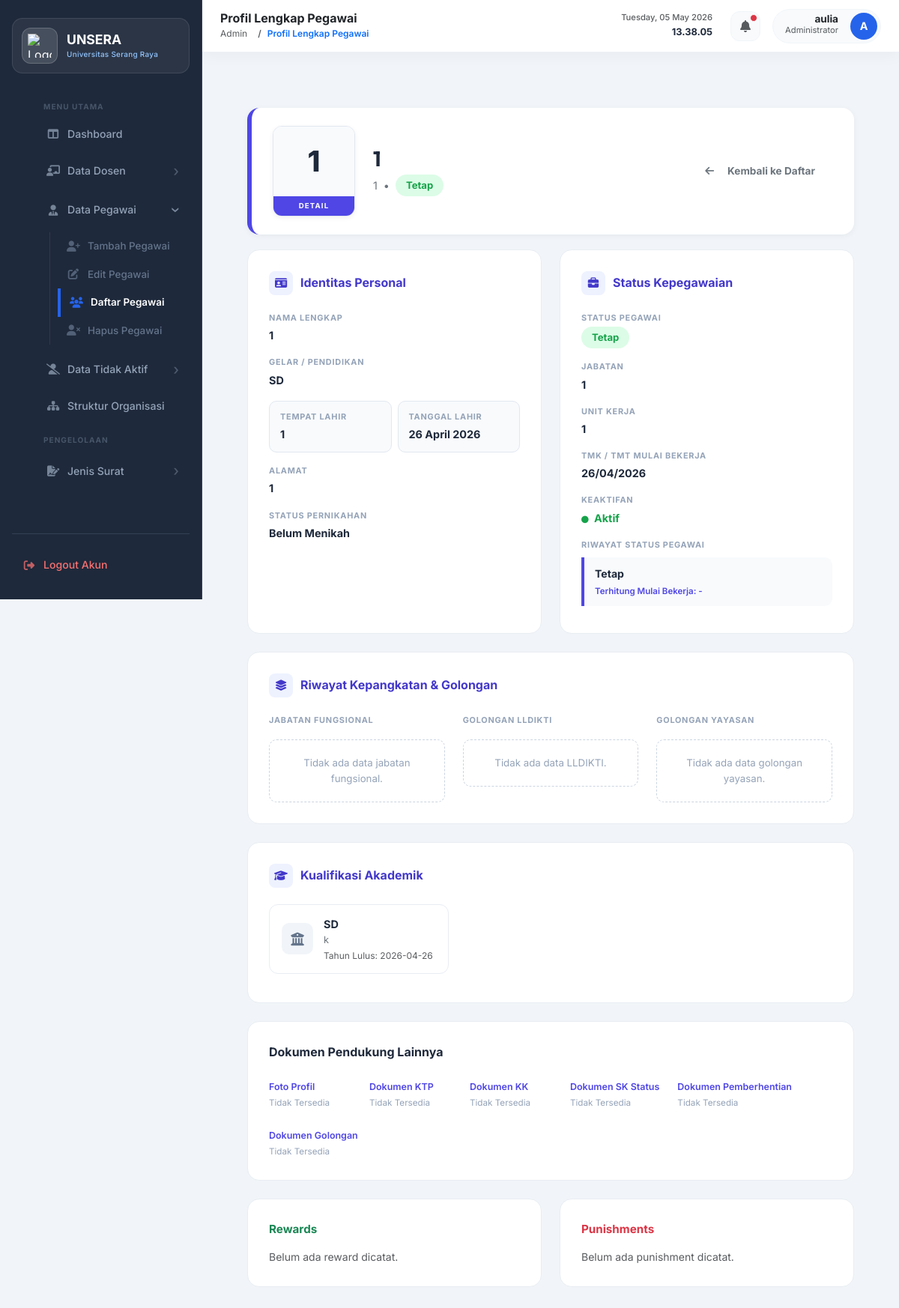
/detail_pegawai.php?id=4 (signed in), run on the app's committed database.
### tables this page shows
CREATE TABLE `pegawai` (
  `id` int NOT NULL AUTO_INCREMENT,
  `nama_lengkap` varchar(100) DEFAULT NULL,
  `alamat` text,
  `ttl` varchar(100) DEFAULT NULL,
  `jenis_pegawai` varchar(50) DEFAULT NULL,
  `posisi_jabatan` varchar(100) DEFAULT NULL,
  `tmt_mulai_kerja` date DEFAULT NULL,
  `tmt_tidak_kerja` date DEFAULT NULL,
  `unit_kerja` varchar(100) DEFAULT NULL,
  `pendidikan_terakhir` varchar(10) DEFAULT NULL,
  `status_pribadi` varchar(50) DEFAULT NULL,
  `riwayat_pendidikan` varchar(50) DEFAULT NULL,
  `ket_tidak_kerja` text,
  `dok_tmtk` longblob,
  `dok_tmtk_name` varchar(255) DEFAULT NULL,
  `dok_tmtk_type` varchar(100) DEFAULT NULL,
  `foto_profil` varchar(255) DEFAULT NULL,
  `status_keaktifan` varchar(32) DEFAULT 'Aktif',
  `keterangan_keaktifan` text,
  `tgl_mulai_tidak_bekerja` date DEFAULT NULL,
  `ttl_tempat` varchar(100) DEFAULT NULL,
  `ttl_tanggal` date DEFAULT NULL,
  `status_pegawai` varchar(100) DEFAULT NULL,
  `dok_ktp` varchar(255) DEFAULT NULL,
  `dok_kk` varchar(255) DEFAULT NULL,
  `dok_status_pegawai` varchar(255) DEFAULT NULL,
  `created_at` timestamp NULL DEFAULT CURRENT_TIMESTAMP,
  PRIMARY KEY (`id`)
);

CREATE TABLE `status_pegawai_riwayat` (
  `id` int NOT NULL AUTO_INCREMENT,
  `pegawai_id` int NOT NULL,
  `status_pegawai` varchar(64) DEFAULT NULL,
  `tmt` date DEFAULT NULL,
  `dokumen` varchar(255) DEFAULT NULL,
  `tgl_berhenti` date DEFAULT NULL,
  `posisi_jabatan` varchar(150) DEFAULT NULL,
  `unit_kerja` varchar(150) DEFAULT NULL,
  `tmt_mulai_kerja` date DEFAULT NULL,
  `tmt_tidak_kerja` date DEFAULT NULL,
  `alasan` varchar(100) DEFAULT NULL,
  `alasan_lainnya` varchar(255) DEFAULT NULL,
  PRIMARY KEY (`id`),
  KEY `pegawai_id` (`pegawai_id`)
);

CREATE TABLE `pendidikan_pegawai` (
  `id` int NOT NULL AUTO_INCREMENT,
  `pegawai_id` int NOT NULL,
  `jenjang` varchar(20) DEFAULT NULL,
  `institusi` varchar(255) DEFAULT NULL,
  `tahun_lulus` varchar(10) DEFAULT NULL,
  `dokumen` varchar(255) DEFAULT NULL,
  PRIMARY KEY (`id`)
);

### htdocs/detail_pegawai.php (the view, shortened to what the rows shown need)
<?php
require 'db.php';
$id = $_GET['id'] ?? 0;
$stmt = $conn->prepare("SELECT * FROM pegawai WHERE id = ?");
$stmt->bind_param("i", $id);
$stmt->execute();
$p = $stmt->get_result()->fetch_assoc();
$rewards      = ($res = $conn->query("SELECT * FROM reward_pegawai WHERE pegawai_id = $id ORDER BY tanggal DESC")) ? $res : null;
$punishments  = ($res = $conn->query("SELECT * FROM punishment_pegawai WHERE pegawai_id = $id ORDER BY tanggal DESC")) ? $res : null;
$pendidikans  = ($res = $conn->query("SELECT * FROM pendidikan_pegawai WHERE pegawai_id = $id ORDER BY tahun_lulus DESC")) ? $res->fetch_all(MYSQLI_ASSOC) : [];
$jabfungs     = ($res = $conn->query("SELECT * FROM jabfung_pegawai WHERE pegawai_id = $id ORDER BY tmt DESC")) ? $res->fetch_all(MYSQLI_ASSOC) : [];
$lldiktis     = ($res = $conn->query("SELECT * FROM lldikti_pegawai WHERE pegawai_id = $id ORDER BY tmt DESC")) ? $res->fetch_all(MYSQLI_ASSOC) : [];
$yayasans     = ($res = $conn->query("SELECT * FROM yayasan_pegawai WHERE pegawai_id = $id ORDER BY tmt DESC")) ? $res->fetch_all(MYSQLI_ASSOC) : [];
$status_riw   = ($res = $conn->query("SELECT * FROM status_pegawai_riwayat WHERE pegawai_id = $id ORDER BY tmt DESC, id DESC")) ? $res->fetch_all(MYSQLI_ASSOC) : [];
?>
<!DOCTYPE html>
<html lang="id">
<head>
    <link href="https://cdn.jsdelivr.net/npm/bootstrap@5.3.0/dist/css/bootstrap.min.css" rel="stylesheet">
    <link rel="stylesheet" href="https://cdnjs.cloudflare.com/ajax/libs/font-awesome/6.4.0/css/all.min.css">
    <link rel="stylesheet" href="style.css?v=<?= time() ?>">
</head>
<body>
<?php include 'components/sidebar.php'; ?>
<div class="main-content">
    <div class="container-fluid px-4 py-4">
        <div class="profile-header-card">
            <div class="d-flex align-items-center gap-4">
                <div class="avatar-box">
                    <div class="avatar-content">
                        <?php if(!empty($p['foto_profil']) && file_exists($p['foto_profil'])): ?>
                            <img src="<?= htmlspecialchars($p['foto_profil']) ?>">
                        <?php else: ?>
                            <?= strtoupper(substr($p['nama_lengkap'], 0, 1)) ?>
                        <?php endif; ?>
                    </div>
                    <div class="avatar-label">DETAIL</div>
                </div>
                <div class="flex-grow-1">
                    <h3 class="fw-bold mb-1" style="font-family:'Outfit',sans-serif;"><?= htmlspecialchars($p['nama_lengkap']) ?></h3>
                    <div class="d-flex align-items-center gap-2 text-secondary" style="font-size:0.9rem;">
                        <span><?= htmlspecialchars($p['unit_kerja'] ?? '-') ?></span>
                        <span>•</span>
                        <span class="pill-green"><?= htmlspecialchars($p['status_pegawai'] ?? 'Tetap') ?></span>
                    </div>
                </div>
            </div>
        </div>
        <div class="row g-4 mb-4">
            <div class="col-md-6">
                <div class="info-card">
                    <div class="field-row"><div class="fl">NAMA LENGKAP</div><div class="fv"><?= htmlspecialchars($p['nama_lengkap']) ?></div></div>
                    <div class="field-row"><div class="fl">GELAR / PENDIDIKAN</div><div class="fv"><?= htmlspecialchars($p['riwayat_pendidikan'] ?? '-') ?></div></div>
                    <div class="row g-2 mb-3">
                        <div class="col-6"><div class="mini-card"><div class="fl">TEMPAT LAHIR</div><div class="fv"><?= htmlspecialchars($p['ttl_tempat'] ?? '-') ?></div></div></div>
                        <div class="col-6"><div class="mini-card"><div class="fl">TANGGAL LAHIR</div><div class="fv"><?= !empty($p['ttl_tanggal']) ? date('d F Y', strtotime($p['ttl_tanggal'])) : '-' ?></div></div></div>
                    </div>
                    <div class="field-row"><div class="fl">ALAMAT</div><div class="fv"><?= htmlspecialchars($p['alamat'] ?? '-') ?></div></div>
                    <div class="field-row mb-0"><div class="fl">STATUS PERNIKAHAN</div><div class="fv"><?= htmlspecialchars($p['status_pribadi'] ?? '-') ?></div></div>
                </div>
            </div>
            <div class="col-md-6">
                <div class="info-card">
                    <div class="field-row"><div class="fl">STATUS PEGAWAI</div><div class="fv"><span class="pill-green"><?= htmlspecialchars($p['status_pegawai'] ?? '-') ?></span></div></div>
                    <div class="field-row">
                        <div class="fl">JABATAN</div>
                        <div class="fv"><?= htmlspecialchars($p['posisi_jabatan'] ?? '-') ?></div>
                    </div>
                    <div class="field-row">
                        <div class="fl">UNIT KERJA</div>
                        <div class="fv"><?= htmlspecialchars($p['unit_kerja'] ?? '-') ?></div>
                    </div>
                    <div class="field-row"><div class="fl">TMK / TMT MULAI BEKERJA</div><div class="fv"><?= !empty($p['tmt_mulai_kerja']) ? date('d/m/Y', strtotime($p['tmt_mulai_kerja'])) : '-' ?></div></div>
                    <div class="field-row">
                        <div class="fv">
                            <?php $aktif = ($p['status_keaktifan'] ?? 'Aktif') === 'Aktif'; ?>
                            <i class="fas fa-circle me-1" style="color:<?= $aktif ? '#16a34a' : '#dc2626' ?>;font-size:0.6rem;"></i>
                            <span style="color:<?= $aktif ? '#16a34a' : '#dc2626' ?>"><?= htmlspecialchars($p['status_keaktifan'] ?? 'Aktif') ?></span>
                        </div>
                    </div>
                    <?php if(!empty($status_riw)): foreach($status_riw as $sr): ?>
                    <div class="riwayat-item">
                        <div>
                            <div class="ri-name"><?= htmlspecialchars($sr['status_pegawai'] ?? '-') ?></div>
                            <div class="ri-sub">Terhitung Mulai Bekerja: <?= !empty($sr['tmt_mulai_kerja']) ? date('d/m/Y', strtotime($sr['tmt_mulai_kerja'])) : (!empty($sr['tmt']) ? date('d/m/Y', strtotime($sr['tmt'])) : '-') ?></div>
                        </div>
                    </div>
                    <?php endforeach; else: ?>
                    <div class="empty-dash">Belum ada riwayat status.</div>
                    <?php endif; ?>
                </div>
            </div>
        </div>
        <div class="info-card mb-4" style="height:auto;">
            <?php if(!empty($pendidikans)): ?>
            <div class="row g-3">
                <?php foreach($pendidikans as $pend): ?>
                <div class="col-md-4">
                    <div class="edu-item">
                        <div class="edu-icon"><i class="fas fa-university"></i></div>
                        <div class="flex-grow-1">
                            <div class="fw-bold" style="font-size:0.9rem;"><?= htmlspecialchars($pend['jenjang']) ?></div>
                            <div class="text-secondary" style="font-size:0.8rem;"><?= htmlspecialchars($pend['institusi']) ?></div>
                            <div class="text-muted" style="font-size:0.75rem;">Tahun Lulus: <?= htmlspecialchars($pend['tahun_lulus']) ?></div>
                        </div>
                    </div>
                </div>
                <?php endforeach; ?>
            </div>
            <?php else: ?>
            <div class="empty-dash">Belum ada data pendidikan.</div>
            <?php endif; ?>
        </div>
    </div>
</div>
</body>
</html>

### data on the page
pegawai: nama_lengkap "1", unit_kerja "1", status_pegawai "Tetap", riwayat_pendidikan "SD", ttl_tempat "1", ttl_tanggal "26 April 2026", alamat "1", status_pribadi "Belum Menikah", posisi_jabatan "1", tmt_mulai_kerja "26/04/2026", status_keaktifan "Aktif"
status_pegawai_riwayat: status_pegawai "Tetap"
pendidikan_pegawai: jenjang "SD", institusi "k", tahun_lulus "2026-04-26"

### other printed values
$page_title_text "Profil Lengkap Pegawai"
$admin_nama "aulia"
$admin_initial "A"
$dok['label'] "Foto Profil"
$dok['label'] "Dokumen KTP"
$dok['label'] "Dokumen KK"
$dok['label'] "Dokumen SK Status"
$dok['label'] "Dokumen Pemberhentian"
$dok['label'] "Dokumen Golongan"
